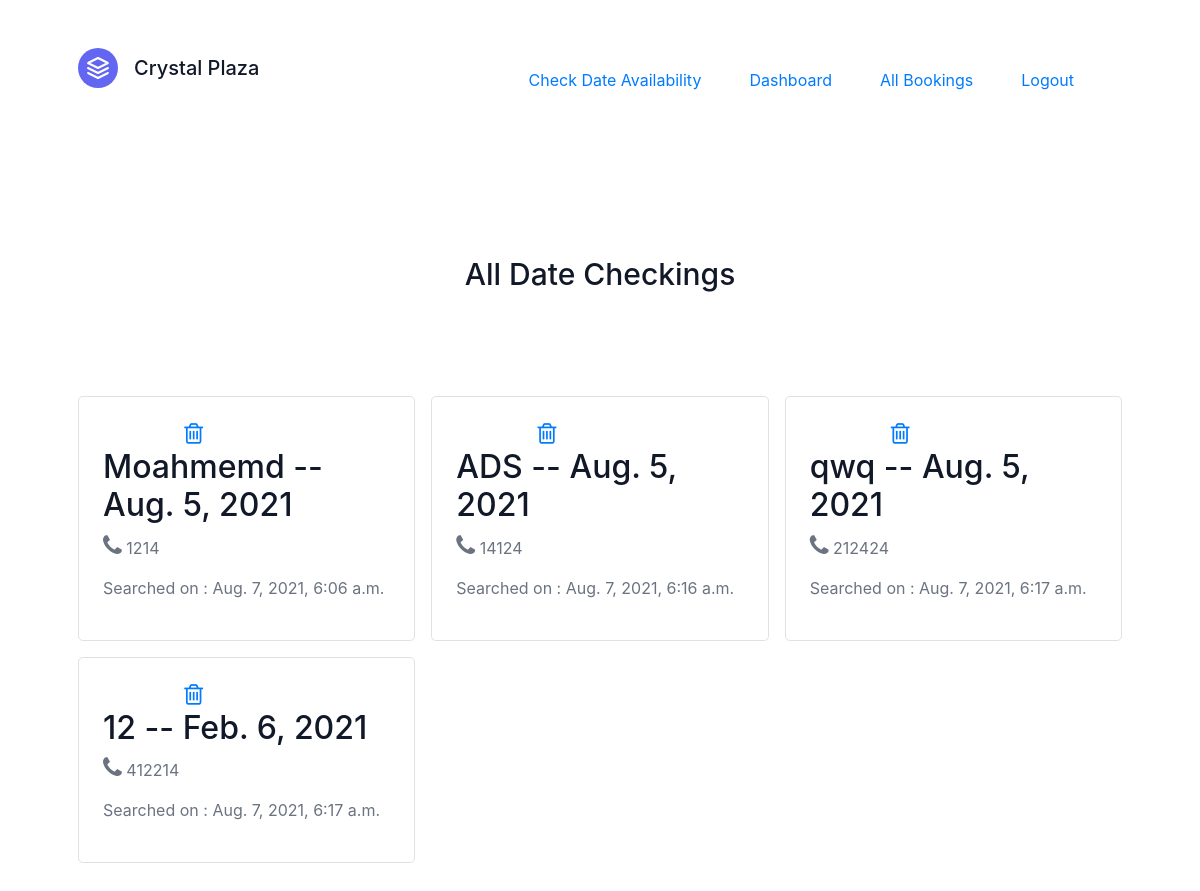
The page /allsearches/ (signed in) on the database as committed earlier.
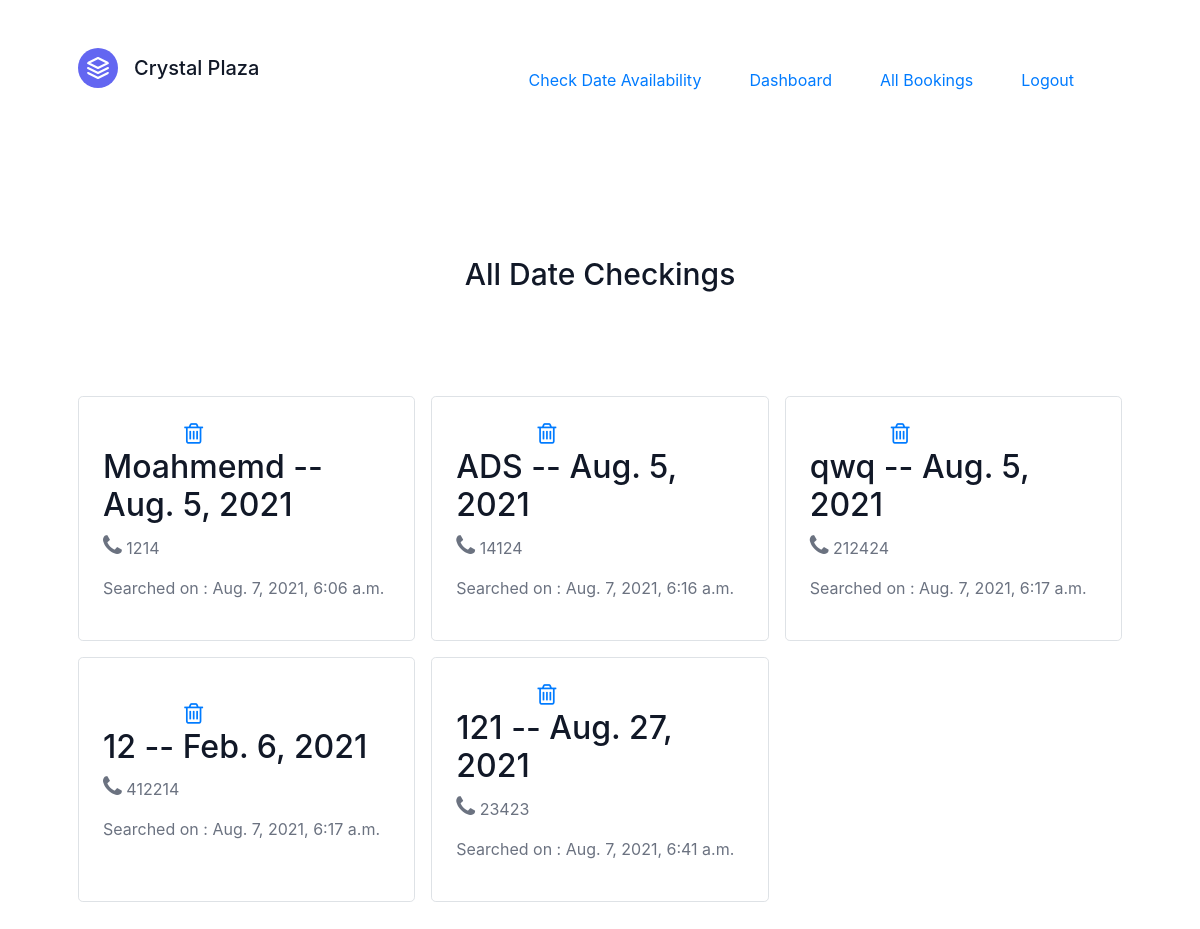
The same page on the database as committed later.
### home/models.py (models this page shows)
class DateCheck(models.Model):
    name=models.CharField(max_length=200,default='Unknown')
    contact=models.IntegerField(null=True,blank=True)
    date=models.DateField()
    search_time=models.DateTimeField(auto_now_add=True)

### allsearches/views.py (the view)
# urls.py: path("",views.allsearches,name='allsearches'),
def allsearches(request):
    allseacrhes=DateCheck.objects.all()
    context={'alldatesearch':allseacrhes}
    return render(request,'allsearches/allsearches.html',context)

### allsearches/templates/allsearches/allsearches.html (shortened to what this page needs)
<!DOCTYPE html>
<html lang="en">
<head>
    <link href="https://unpkg.com/tailwindcss@^2/dist/tailwind.min.css" rel="stylesheet">
    <link rel="stylesheet" href="https://cdnjs.cloudflare.com/ajax/libs/font-awesome/4.7.0/css/font-awesome.min.css">
</head>
<body>
  {% extends "booking/base.html" %}
  {% block contain %}
  <header class="text-gray-600 body-font">
    <div class="container mx-auto flex flex-wrap p-5 flex-col md:flex-row items-center">
      <a class="flex title-font font-medium items-center text-gray-900 mb-4 md:mb-0">
        <svg xmlns="http://www.w3.org/2000/svg" fill="none" stroke="currentColor" stroke-linecap="round" stroke-linejoin="round" stroke-width="2" class="w-10 h-10 text-white p-2 bg-indigo-500 rounded-full" viewBox="0 0 24 24">
          <path d="M12 2L2 7l10 5 10-5-10-5zM2 17l10 5 10-5M2 12l10 5 10-5"></path>
        </svg>
        <span class="ml-3 text-xl">Crystal Plaza</span>
      </a>
      <nav class="md:ml-auto flex flex-wrap items-center text-base justify-center">
        <a class="mr-5 hover:text-gray-900" href="/#testimonials">Check Date Availability</a>
        <a class="mr-5 hover:text-gray-900" href="{% url 'userdata:dashboard' %}">Dashboard</a>
        <a class="mr-5 hover:text-gray-900" href="{% url 'booking:listing_page' %}">All Bookings</a>
        {% if user.is_authenticated %}
        <a class="mr-5 hover:text-gray-900" href="{% url 'userdata:logout' %}">Logout</a>
        {% else %}
        <a class="mr-5 hover:text-gray-900" href="{% url 'userdata:login' %}">Login</a>
        {% endif %}
      </nav>
    </div>
  </header>
  {% if user.is_authenticated %}
      <section class="text-gray-600 body-font">
        <div class="container px-5 py-24 mx-auto">
          <div class="flex flex-col text-center w-full mb-20">
            <h1 class="sm:text-3xl text-2xl font-medium title-font mb-4 text-gray-900">All Date Checkings</h1>
          </div>
          <div class="flex flex-wrap -m-2">
            {% for each in alldatesearch %}
            <div class="p-2 lg:w-1/3 md:w-1/2 w-full">
              <div class="h-full flex items-center border-gray-200 border p-4 rounded-lg">
                <div class="flex-grow">
                  <a href="{% url 'allsearches:delete_search_record' each.id %}"><button style=" top: 0; right: 0; width: 100px; text-align:right;"><i class="fa fa-trash-o" style="font-size:24px"></i></button></a>
                  <h2 class="text-gray-900 title-font font-medium">{{each.name}} -- {{each.date}}</h2>
                  <p class="text-gray-500"> <i class="fa fa-phone" style="font-size:24px"></i> {{each.contact}}</p>
                  <p class="text-gray-500"> Searched on : {{each.search_time}}</p>
                </div>
              </div>
            </div>
            {% endfor %}
          </div>
        </div>
      </section>
      {% endif %}
      {% endblock contain %}

Rows that differ between the two databases and show on the page:
added DateCheck: name "121", date "Aug. 27, 2021", contact "23423", search_time "Aug. 7, 2021, 6:41 a.m."
